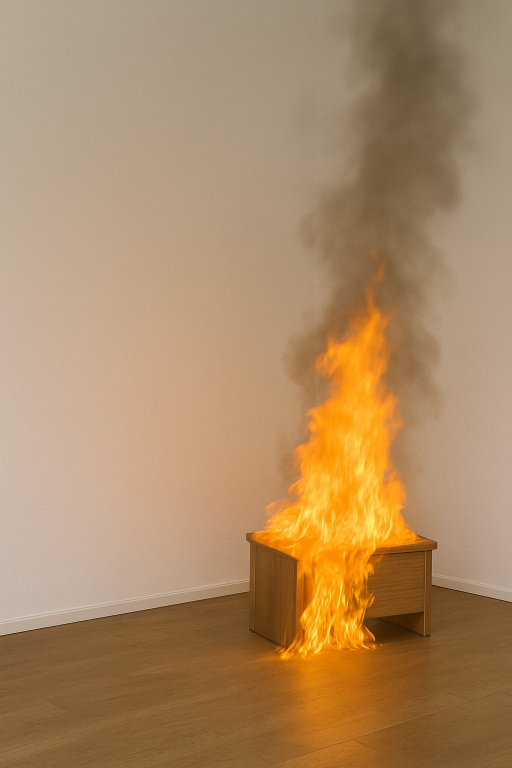
#> input picture fire_fig_1.jpg, 1024 x 1536 px (shown at 1/2 size)
$ python fireandsmoke.py
#> lines starting #> are read from the running program, lines starting #| are printed output that depends on the picture; after the words box and inside, x2 and y2 are one past the last pixel; in counts of white or black regions, pixels touching at a corner belong together
import cv2
import numpy as np
image = cv2.imread('fire_fig_1.jpg')
#> image is the input picture: shape (1536, 1024, 3); mean B, G, R 99.8, 138.2, 172.6
if image is None:
    print("Image not found!")
    exit()
image = cv2.resize(image, (640, 480))
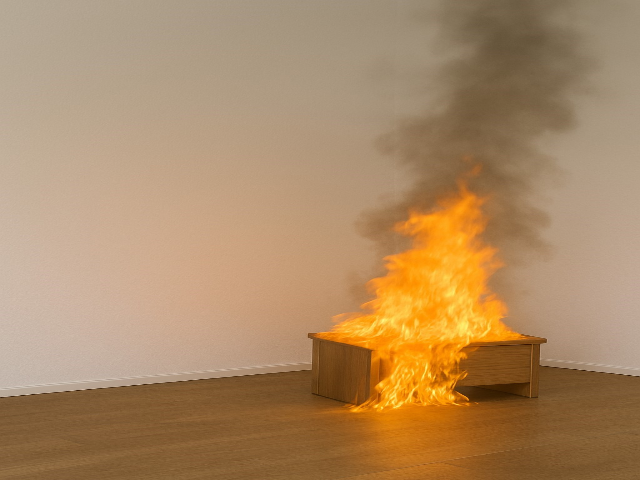
#> image: shape (480, 640, 3); mean B, G, R 99.7, 138.1, 172.5
hsv = cv2.cvtColor(image, cv2.COLOR_BGR2HSV)
#> hsv: shape (480, 640, 3); mean H, S, V 15.5, 108.6, 172.5
lower_fire = np.array([18, 150, 150])
upper_fire = np.array([35, 255, 255])
mask = cv2.inRange(hsv, lower_fire, upper_fire)
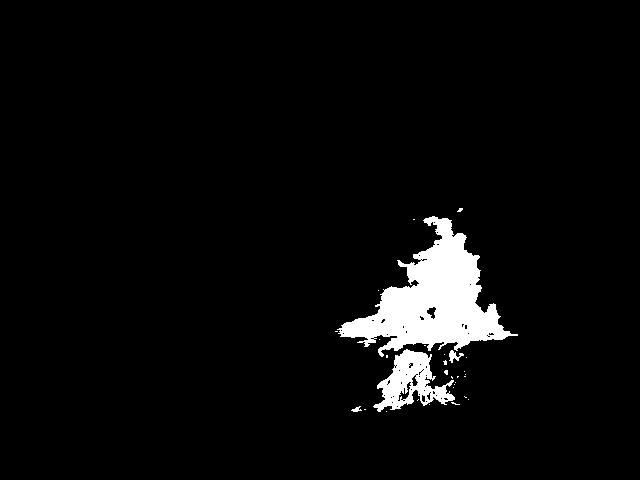
#> mask: shape (480, 640); 4.2% white; 30 white regions (26 under 20 px), largest, box (x1, y1, x2, y2) and area: (337, 216, 518, 357) 10389, (373, 349, 455, 412) 2368, (449, 350, 464, 363) 89, (351, 406, 362, 412) 34
mask = cv2.erode(mask, None, iterations=2)
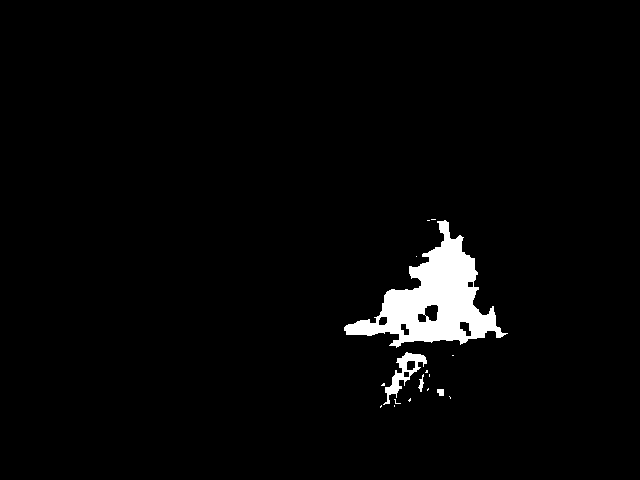
#> mask: shape (480, 640); 2.8% white; 17 white regions (13 under 20 px), largest, box (x1, y1, x2, y2) and area: (344, 220, 508, 348) 7890, (383, 352, 427, 405) 654, (418, 374, 424, 392) 50, (437, 389, 444, 396) 43
mask = cv2.dilate(mask, None, iterations=4)
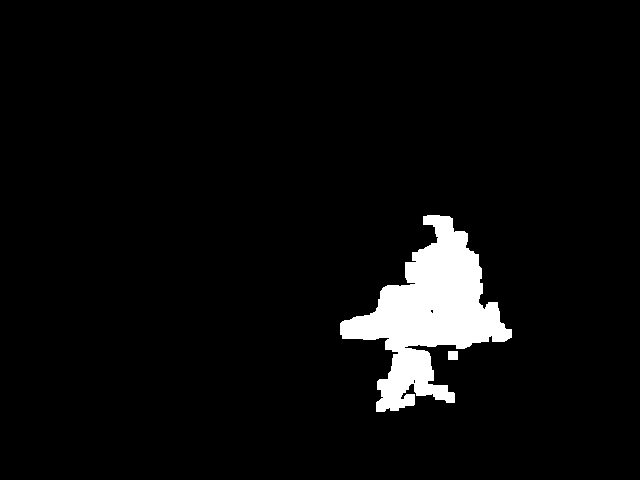
#> mask: shape (480, 640); 4.7% white; 2 white regions
contours, _ = cv2.findContours(mask, cv2.RETR_EXTERNAL, cv2.CHAIN_APPROX_SIMPLE)
#> contours = 2 contours; box (x1, y1, x2, y2) and area: (340, 215, 512, 412) 13856, (448, 351, 458, 360) 72
fire_found = False
for cnt in contours:
    area = cv2.contourArea(cnt)
    if area > 1500:
        fire_found = True
        x, y, w, h = cv2.boundingRect(cnt)
        cv2.rectangle(image, (x, y), (x + w, y + h), (0, 0, 255), 2)
        cv2.putText(image, "FIRE DETECTED", (x, y - 10),
                    cv2.FONT_HERSHEY_SIMPLEX, 1, (0, 0, 255), 2)
#> this loop made 2 passes
#> (area, fire_found, x, y, w, h) on pass 2: (13856.5, True, 340, 215, 172, 197)
#> (cnt, area) on pass 1: ([[448, 351], [448, 359], [457, 359], [457, 351]], 72)
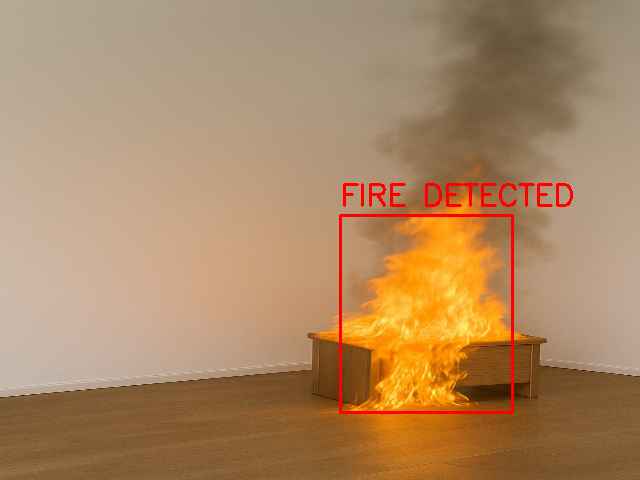
#> image: shape (480, 640, 3); 1.31% of pixels changed, all inside (x1, y1, x2, y2) = (339, 183, 573, 414)
if fire_found:
    print("Fire detected in image!")
else:
    print("No fire detected.")
cv2.imshow("Fire Detection", image)
cv2.waitKey(0)
cv2.destroyAllWindows()
